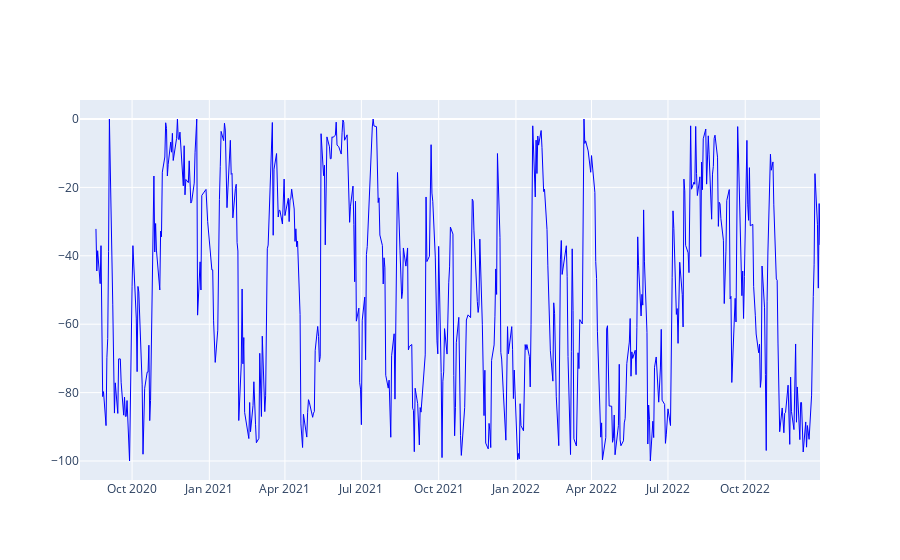

Notebook code cell kept with this figure:
### Code cell
resultados_william = ta.momentum.WilliamsRIndicator(df["High"],df["Low"],df["Close"],14,False)


william_list = list()

i=0
while i< len(resultados_william.williams_r()):
    
    if(resultados_william.williams_r()[i] != None):
        
        william_list.append(resultados_william.williams_r()[i])
        
    i+=1
    
fig = go.Figure()

fig.add_trace(
    go.Scatter(
        name="Williams Indicator",
        x=df.index,
        y=william_list,
        line=dict(color='blue', width=1))
)

### Figure 1 — Plotly figure (JSON) as saved in the notebook; plotly's stock layout.template omitted (floating-point values rounded to 4 significant figures; data arrays with more than 128 entries replaced by an {"elided": "..."} marker saying what was removed)
{"data": [{"line": {"color": "blue", "width": 1}, "name": "Williams Indicator", "type": "scatter", "x": {"elided": "600 str values"}, "y": {"elided": "600 float values"}}], "layout": {}}
